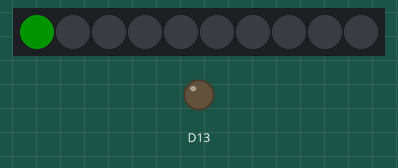
This sketch was run on a simulated Adafruit Circuit Playground Express. Shown: 10 RGB LEDs in strip order, left to right, output pins drawn as LEDs (lit = HIGH). Dim RGB values are drawn brighter than linear.

Above: at 0.1 s.
At 0.7 s:
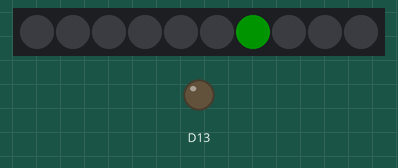
At 1.3 s:
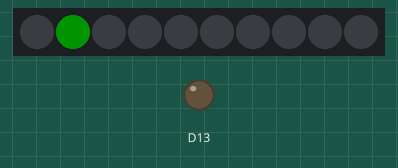
At 1.9 s:
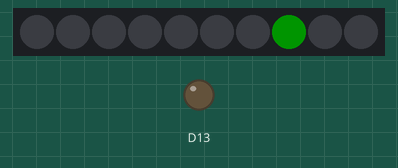
At 2.5 s:
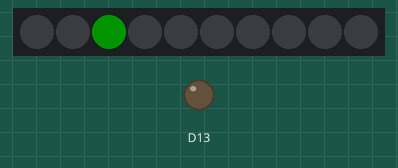

Measured:
- by itself, everything shown: repeats every 2.2 s, in 11 steps

The sketch:

Circle_pattern.ino
```cpp
#include <Adafruit_CircuitPlayground.h>
#include <Wire.h>
#include <SPI.h>
void setup()
{
// Initialize Circuit Playground library.
  CircuitPlayground.begin();
}

void loop(){
  for(int i=0; i<=10;i++){                             //Our make shift "clock"; It plugs in an integer between and ten and increases by 1 each time.
    CircuitPlayground.strip.setPixelColor(i-1,0,0,0); //Pixel number i-1 remains off
    CircuitPlayground.strip.setPixelColor(i,0,255,0); //Pixel number i turns green
    CircuitPlayground.strip.show();
    delay(100);
  }

}
```
